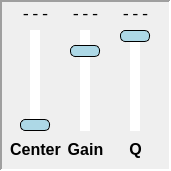
      <widget class="QFrame" name="EQ_frame_2">
       <property name="geometry">
        <rect>
         <x>215</x>
         <y>300</y>
         <width>171</width>
         <height>171</height>
        </rect>
       </property>
       <property name="frameShape">
        <enum>QFrame::Shape::Panel</enum>
       </property>
       <property name="frameShadow">
        <enum>QFrame::Shadow::Sunken</enum>
       </property>
       <property name="lineWidth">
        <number>2</number>
       </property>
       <widget class="QLabel" name="EQ_2_BW_label">
        <property name="geometry">
         <rect>
          <x>120</x>
          <y>5</y>
          <width>31</width>
          <height>21</height>
         </rect>
        </property>
        <property name="font">
         <font>
          <family>Monospace</family>
          <pointsize>12</pointsize>
          <bold>false</bold>
         </font>
        </property>
        <property name="text">
         <string>---</string>
        </property>
        <property name="textFormat">
         <enum>Qt::TextFormat::PlainText</enum>
        </property>
        <property name="alignment">
         <set>Qt::AlignmentFlag::AlignHCenter|Qt::AlignmentFlag::AlignTop</set>
        </property>
        <property name="wordWrap">
         <bool>true</bool>
        </property>
       </widget>
       <widget class="QLabel" name="EQ_2_label_3">
        <property name="geometry">
         <rect>
          <x>115</x>
          <y>140</y>
          <width>41</width>
          <height>21</height>
         </rect>
        </property>
        <property name="font">
         <font>
          <pointsize>12</pointsize>
          <bold>true</bold>
         </font>
        </property>
        <property name="text">
         <string>Q</string>
        </property>
        <property name="alignment">
         <set>Qt::AlignmentFlag::AlignHCenter|Qt::AlignmentFlag::AlignTop</set>
        </property>
        <property name="wordWrap">
         <bool>true</bool>
        </property>
       </widget>
       <widget class="QSlider" name="EQ_2_BW_verticalSlider">
        <property name="geometry">
         <rect>
          <x>120</x>
          <y>30</y>
          <width>31</width>
          <height>101</height>
         </rect>
        </property>
        <property name="autoFillBackground">
         <bool>false</bool>
        </property>
        <property name="styleSheet">
         <string notr="true">QSlider::groove:vertical {background: lightgray; width: 10px; border-radius: 3px;}
QSlider::handle:vertical {background: lightblue; border: 1px solid black; height: 10px; width: 30px; margin-left: -10px; margin-right: -10px; border-radius: 5px;}
QSlider::sub-page:vertical {background: white;}
QSlider::add-page:vertical {background: white;}</string>
        </property>
        <property name="minimum">
         <number>1</number>
        </property>
        <property name="maximum">
         <number>10</number>
        </property>
        <property name="pageStep">
         <number>1</number>
        </property>
        <property name="value">
         <number>10</number>
        </property>
        <property name="orientation">
         <enum>Qt::Orientation::Vertical</enum>
        </property>
        <property name="invertedAppearance">
         <bool>false</bool>
        </property>
        <property name="invertedControls">
         <bool>false</bool>
        </property>
        <property name="tickPosition">
         <enum>QSlider::TickPosition::TicksBothSides</enum>
        </property>
        <property name="tickInterval">
         <number>5</number>
        </property>
       </widget>
       <widget class="QLabel" name="EQ_2_label_2">
        <property name="geometry">
         <rect>
          <x>60</x>
          <y>140</y>
          <width>51</width>
          <height>21</height>
         </rect>
        </property>
        <property name="font">
         <font>
          <pointsize>12</pointsize>
          <bold>true</bold>
         </font>
        </property>
        <property name="text">
         <string>Gain</string>
        </property>
        <property name="alignment">
         <set>Qt::AlignmentFlag::AlignHCenter|Qt::AlignmentFlag::AlignTop</set>
        </property>
        <property name="wordWrap">
         <bool>true</bool>
        </property>
       </widget>
       <widget class="QSlider" name="EQ_2_center_verticalSlider">
        <property name="geometry">
         <rect>
          <x>20</x>
          <y>30</y>
          <width>31</width>
          <height>101</height>
         </rect>
        </property>
        <property name="autoFillBackground">
         <bool>false</bool>
        </property>
        <property name="styleSheet">
         <string notr="true">QSlider::groove:vertical {background: lightgray; width: 10px; border-radius: 3px;}
QSlider::handle:vertical {background: lightblue; border: 1px solid black; height: 10px; width: 30px; margin-left: -10px; margin-right: -10px; border-radius: 5px;}
QSlider::sub-page:vertical {background: white;}
QSlider::add-page:vertical {background: white;}</string>
        </property>
        <property name="minimum">
         <number>0</number>
        </property>
        <property name="maximum">
         <number>9</number>
        </property>
        <property name="pageStep">
         <number>1</number>
        </property>
        <property name="value">
         <number>0</number>
        </property>
        <property name="orientation">
         <enum>Qt::Orientation::Vertical</enum>
        </property>
        <property name="invertedAppearance">
         <bool>false</bool>
        </property>
        <property name="invertedControls">
         <bool>false</bool>
        </property>
        <property name="tickPosition">
         <enum>QSlider::TickPosition::TicksBothSides</enum>
        </property>
        <property name="tickInterval">
         <number>5</number>
        </property>
       </widget>
       <widget class="QSlider" name="EQ_2_gain_verticalSlider">
        <property name="geometry">
         <rect>
          <x>70</x>
          <y>30</y>
          <width>31</width>
          <height>101</height>
         </rect>
        </property>
        <property name="autoFillBackground">
         <bool>false</bool>
        </property>
        <property name="styleSheet">
         <string notr="true">QSlider::groove:vertical {background: lightgray; width: 10px; border-radius: 3px;}
QSlider::handle:vertical {background: lightblue; border: 1px solid black; height: 10px; width: 30px; margin-left: -10px; margin-right: -10px; border-radius: 5px;}
QSlider::sub-page:vertical {background: white;}
QSlider::add-page:vertical {background: white;}</string>
        </property>
        <property name="minimum">
         <number>-20</number>
        </property>
        <property name="maximum">
         <number>10</number>
        </property>
        <property name="pageStep">
         <number>1</number>
        </property>
        <property name="value">
         <number>5</number>
        </property>
        <property name="orientation">
         <enum>Qt::Orientation::Vertical</enum>
        </property>
        <property name="invertedAppearance">
         <bool>false</bool>
        </property>
        <property name="invertedControls">
         <bool>false</bool>
        </property>
        <property name="tickPosition">
         <enum>QSlider::TickPosition::TicksBothSides</enum>
        </property>
        <property name="tickInterval">
         <number>5</number>
        </property>
       </widget>
       <widget class="QLabel" name="EQ_2_label_1">
        <property name="geometry">
         <rect>
          <x>5</x>
          <y>140</y>
          <width>61</width>
          <height>21</height>
         </rect>
        </property>
        <property name="font">
         <font>
          <pointsize>12</pointsize>
          <bold>true</bold>
         </font>
        </property>
        <property name="text">
         <string>Center</string>
        </property>
        <property name="alignment">
         <set>Qt::AlignmentFlag::AlignHCenter|Qt::AlignmentFlag::AlignTop</set>
        </property>
        <property name="wordWrap">
         <bool>true</bool>
        </property>
       </widget>
       <widget class="QLabel" name="EQ_2_gain_label">
        <property name="geometry">
         <rect>
          <x>70</x>
          <y>5</y>
          <width>31</width>
          <height>21</height>
         </rect>
        </property>
        <property name="font">
         <font>
          <family>Monospace</family>
          <pointsize>12</pointsize>
          <bold>false</bold>
         </font>
        </property>
        <property name="text">
         <string>---</string>
        </property>
        <property name="textFormat">
         <enum>Qt::TextFormat::PlainText</enum>
        </property>
        <property name="alignment">
         <set>Qt::AlignmentFlag::AlignHCenter|Qt::AlignmentFlag::AlignTop</set>
        </property>
        <property name="wordWrap">
         <bool>true</bool>
        </property>
       </widget>
       <widget class="QLabel" name="EQ_2_center_label">
        <property name="geometry">
         <rect>
          <x>20</x>
          <y>5</y>
          <width>31</width>
          <height>21</height>
         </rect>
        </property>
        <property name="font">
         <font>
          <family>Monospace</family>
          <pointsize>12</pointsize>
          <bold>false</bold>
         </font>
        </property>
        <property name="text">
         <string>---</string>
        </property>
        <property name="textFormat">
         <enum>Qt::TextFormat::PlainText</enum>
        </property>
        <property name="alignment">
         <set>Qt::AlignmentFlag::AlignHCenter|Qt::AlignmentFlag::AlignTop</set>
        </property>
        <property name="wordWrap">
         <bool>true</bool>
        </property>
       </widget>
      </widget>
